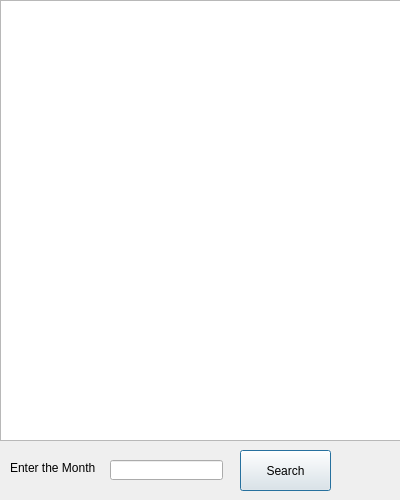
<?xml version="1.0" encoding="UTF-8"?>
<ui version="4.0">
 <class>ExpiringMembers</class>
 <widget class="QDialog" name="ExpiringMembers">
  <property name="geometry">
   <rect>
    <x>0</x>
    <y>0</y>
    <width>400</width>
    <height>500</height>
   </rect>
  </property>
  <property name="windowTitle">
   <string>Expiring Members</string>
  </property>
  <widget class="QPushButton" name="pushButton">
   <property name="geometry">
    <rect>
     <x>240</x>
     <y>450</y>
     <width>91</width>
     <height>41</height>
    </rect>
   </property>
   <property name="text">
    <string>Search</string>
   </property>
  </widget>
  <widget class="QLineEdit" name="lineEdit_Month">
   <property name="geometry">
    <rect>
     <x>110</x>
     <y>460</y>
     <width>113</width>
     <height>20</height>
    </rect>
   </property>
  </widget>
  <widget class="QLabel" name="label">
   <property name="geometry">
    <rect>
     <x>10</x>
     <y>460</y>
     <width>91</width>
     <height>16</height>
    </rect>
   </property>
   <property name="text">
    <string>Enter the Month</string>
   </property>
  </widget>
  <widget class="QTableWidget" name="table">
   <property name="geometry">
    <rect>
     <x>0</x>
     <y>0</y>
     <width>401</width>
     <height>441</height>
    </rect>
   </property>
  </widget>
 </widget>
 <resources/>
 <connections/>
</ui>
